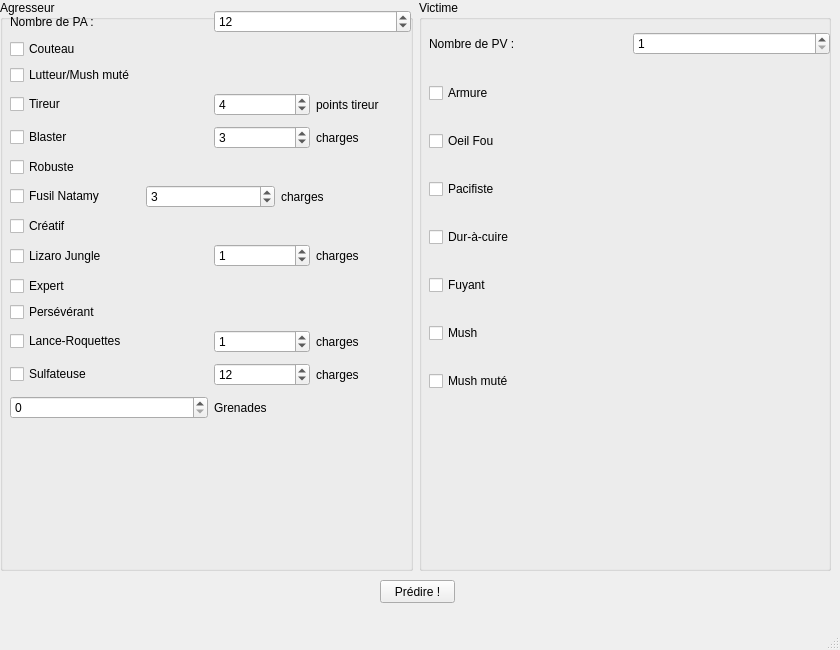
<?xml version="1.0" encoding="UTF-8"?>
<ui version="4.0">
 <class>MainWindow</class>
 <widget class="QMainWindow" name="MainWindow">
  <property name="geometry">
   <rect>
    <x>0</x>
    <y>0</y>
    <width>840</width>
    <height>650</height>
   </rect>
  </property>
  <property name="maximumSize">
   <size>
    <width>840</width>
    <height>650</height>
   </size>
  </property>
  <property name="windowTitle">
   <string>MainWindow</string>
  </property>
  <widget class="QWidget" name="centralwidget">
   <widget class="QWidget" name="horizontalLayoutWidget_3">
    <property name="geometry">
     <rect>
      <x>0</x>
      <y>0</y>
      <width>831</width>
      <height>571</height>
     </rect>
    </property>
    <layout class="QHBoxLayout" name="horizontalLayout_5">
     <item>
      <widget class="QGroupBox" name="groupBox_2">
       <property name="title">
        <string>Agresseur</string>
       </property>
       <widget class="QWidget" name="verticalLayoutWidget">
        <property name="geometry">
         <rect>
          <x>10</x>
          <y>10</y>
          <width>401</width>
          <height>411</height>
         </rect>
        </property>
        <layout class="QVBoxLayout" name="verticalLayout_2">
         <item>
          <layout class="QHBoxLayout" name="horizontalLayout_3">
           <item>
            <widget class="QLabel" name="label">
             <property name="text">
              <string>Nombre de PA :</string>
             </property>
            </widget>
           </item>
           <item>
            <widget class="QSpinBox" name="spinBox_paNumber">
             <property name="minimum">
              <number>1</number>
             </property>
             <property name="value">
              <number>12</number>
             </property>
            </widget>
           </item>
          </layout>
         </item>
         <item>
          <widget class="QCheckBox" name="knife">
           <property name="text">
            <string>Couteau</string>
           </property>
          </widget>
         </item>
         <item>
          <widget class="QCheckBox" name="wrestler">
           <property name="text">
            <string>Lutteur/Mush muté</string>
           </property>
          </widget>
         </item>
         <item>
          <layout class="QHBoxLayout" name="horizontalLayout_8">
           <item>
            <widget class="QCheckBox" name="shooter">
             <property name="text">
              <string>Tireur</string>
             </property>
            </widget>
           </item>
           <item>
            <layout class="QHBoxLayout" name="horizontalLayout_14">
             <item>
              <widget class="QSpinBox" name="shooterPa">
               <property name="value">
                <number>4</number>
               </property>
              </widget>
             </item>
             <item>
              <widget class="QLabel" name="label_5">
               <property name="text">
                <string>points tireur</string>
               </property>
              </widget>
             </item>
            </layout>
           </item>
          </layout>
         </item>
         <item>
          <layout class="QHBoxLayout" name="horizontalLayout_6">
           <item>
            <widget class="QCheckBox" name="blaster">
             <property name="text">
              <string>Blaster</string>
             </property>
            </widget>
           </item>
           <item>
            <layout class="QHBoxLayout" name="horizontalLayout_12">
             <item>
              <widget class="QSpinBox" name="blasterCharges">
               <property name="value">
                <number>3</number>
               </property>
              </widget>
             </item>
             <item>
              <widget class="QLabel" name="label_3">
               <property name="text">
                <string>charges</string>
               </property>
              </widget>
             </item>
            </layout>
           </item>
          </layout>
         </item>
         <item>
          <widget class="QCheckBox" name="solid">
           <property name="text">
            <string>Robuste</string>
           </property>
          </widget>
         </item>
         <item>
          <layout class="QHBoxLayout" name="horizontalLayout_15">
           <item>
            <widget class="QCheckBox" name="natamy">
             <property name="text">
              <string>Fusil Natamy</string>
             </property>
            </widget>
           </item>
           <item>
            <widget class="QSpinBox" name="natamyCharges">
             <property name="value">
              <number>3</number>
             </property>
            </widget>
           </item>
           <item>
            <widget class="QLabel" name="label_6">
             <property name="text">
              <string>charges</string>
             </property>
            </widget>
           </item>
          </layout>
         </item>
         <item>
          <widget class="QCheckBox" name="creative">
           <property name="text">
            <string>Créatif</string>
           </property>
          </widget>
         </item>
         <item>
          <layout class="QHBoxLayout" name="horizontalLayout_9">
           <item>
            <widget class="QCheckBox" name="lizaroJungle">
             <property name="text">
              <string>Lizaro Jungle</string>
             </property>
            </widget>
           </item>
           <item>
            <layout class="QHBoxLayout" name="horizontalLayout_17">
             <item>
              <widget class="QSpinBox" name="lizaroCharges">
               <property name="value">
                <number>1</number>
               </property>
              </widget>
             </item>
             <item>
              <widget class="QLabel" name="label_8">
               <property name="text">
                <string>charges</string>
               </property>
              </widget>
             </item>
            </layout>
           </item>
          </layout>
         </item>
         <item>
          <widget class="QCheckBox" name="expert">
           <property name="text">
            <string>Expert</string>
           </property>
          </widget>
         </item>
         <item>
          <widget class="QCheckBox" name="persistent">
           <property name="text">
            <string>Persévérant</string>
           </property>
          </widget>
         </item>
         <item>
          <layout class="QHBoxLayout" name="horizontalLayout_10">
           <item>
            <widget class="QCheckBox" name="rocketLauncher">
             <property name="text">
              <string>Lance-Roquettes</string>
             </property>
            </widget>
           </item>
           <item>
            <layout class="QHBoxLayout" name="horizontalLayout_13">
             <item>
              <widget class="QSpinBox" name="rocketLauncherCharges">
               <property name="value">
                <number>1</number>
               </property>
              </widget>
             </item>
             <item>
              <widget class="QLabel" name="label_4">
               <property name="text">
                <string>charges</string>
               </property>
              </widget>
             </item>
            </layout>
           </item>
          </layout>
         </item>
         <item>
          <layout class="QHBoxLayout" name="horizontalLayout_11">
           <item>
            <widget class="QCheckBox" name="machineGun">
             <property name="text">
              <string>Sulfateuse</string>
             </property>
            </widget>
           </item>
           <item>
            <layout class="QHBoxLayout" name="horizontalLayout_16">
             <item>
              <widget class="QSpinBox" name="machineGunCharges">
               <property name="value">
                <number>12</number>
               </property>
              </widget>
             </item>
             <item>
              <widget class="QLabel" name="label_7">
               <property name="text">
                <string>charges</string>
               </property>
              </widget>
             </item>
            </layout>
           </item>
          </layout>
         </item>
         <item>
          <layout class="QHBoxLayout" name="horizontalLayout_7">
           <item>
            <widget class="QSpinBox" name="grenadesNumber"/>
           </item>
           <item>
            <widget class="QLabel" name="label_9">
             <property name="text">
              <string>Grenades</string>
             </property>
            </widget>
           </item>
          </layout>
         </item>
        </layout>
       </widget>
      </widget>
     </item>
     <item>
      <widget class="QGroupBox" name="groupBox">
       <property name="title">
        <string>Victime</string>
       </property>
       <widget class="QWidget" name="verticalLayoutWidget_2">
        <property name="geometry">
         <rect>
          <x>10</x>
          <y>10</y>
          <width>401</width>
          <height>411</height>
         </rect>
        </property>
        <layout class="QVBoxLayout" name="verticalLayout_3">
         <item>
          <layout class="QHBoxLayout" name="horizontalLayout_4">
           <item>
            <widget class="QLabel" name="label_2">
             <property name="text">
              <string>Nombre de PV :</string>
             </property>
            </widget>
           </item>
           <item>
            <widget class="QSpinBox" name="spinBox_hp">
             <property name="minimum">
              <number>1</number>
             </property>
             <property name="maximum">
              <number>16</number>
             </property>
            </widget>
           </item>
          </layout>
         </item>
         <item>
          <widget class="QCheckBox" name="armor">
           <property name="text">
            <string>Armure</string>
           </property>
          </widget>
         </item>
         <item>
          <widget class="QCheckBox" name="crazyEye">
           <property name="text">
            <string>Oeil Fou</string>
           </property>
          </widget>
         </item>
         <item>
          <widget class="QCheckBox" name="pacifist">
           <property name="text">
            <string>Pacifiste</string>
           </property>
          </widget>
         </item>
         <item>
          <widget class="QCheckBox" name="roughneck">
           <property name="text">
            <string>Dur-à-cuire</string>
           </property>
          </widget>
         </item>
         <item>
          <widget class="QCheckBox" name="elusive">
           <property name="text">
            <string>Fuyant</string>
           </property>
          </widget>
         </item>
         <item>
          <widget class="QCheckBox" name="mush">
           <property name="text">
            <string>Mush</string>
           </property>
          </widget>
         </item>
         <item>
          <widget class="QCheckBox" name="berserker">
           <property name="text">
            <string>Mush muté</string>
           </property>
          </widget>
         </item>
        </layout>
       </widget>
      </widget>
     </item>
    </layout>
   </widget>
   <widget class="QPushButton" name="pushButton_prediction">
    <property name="geometry">
     <rect>
      <x>380</x>
      <y>580</y>
      <width>75</width>
      <height>23</height>
     </rect>
    </property>
    <property name="text">
     <string>Prédire !</string>
    </property>
   </widget>
  </widget>
  <widget class="QMenuBar" name="menubar">
   <property name="geometry">
    <rect>
     <x>0</x>
     <y>0</y>
     <width>840</width>
     <height>21</height>
    </rect>
   </property>
  </widget>
  <widget class="QStatusBar" name="statusbar"/>
 </widget>
 <resources/>
 <connections/>
</ui>
